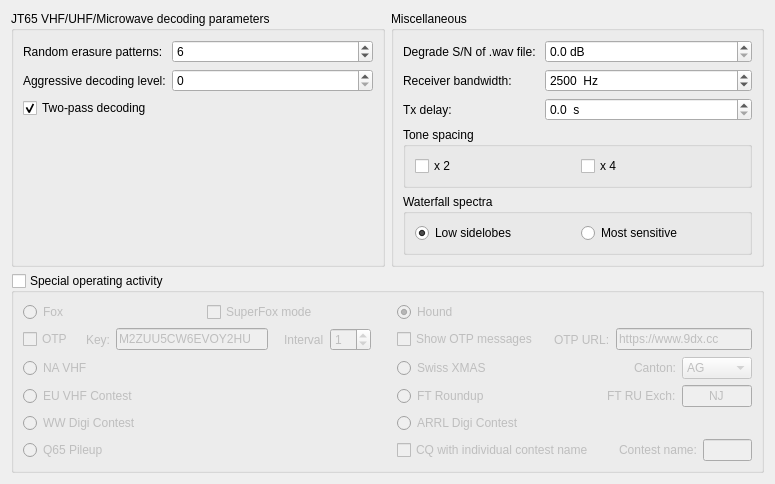
     <widget class="QWidget" name="advanced_tab">
      <attribute name="title">
       <string>Advanced</string>
      </attribute>
      <layout class="QGridLayout" name="gridLayout_9">
       <item row="0" column="1">
        <widget class="QGroupBox" name="groupBox_5">
         <property name="title">
          <string>Miscellaneous</string>
         </property>
         <layout class="QFormLayout" name="formLayout_10">
          <item row="0" column="0">
           <widget class="QLabel" name="label_3">
            <property name="text">
             <string>Degrade S/N of .wav file: </string>
            </property>
            <property name="buddy">
             <cstring>sbDegrade</cstring>
            </property>
           </widget>
          </item>
          <item row="0" column="1">
           <widget class="QDoubleSpinBox" name="sbDegrade">
            <property name="toolTip">
             <string>For offline sensitivity tests</string>
            </property>
            <property name="suffix">
             <string> dB</string>
            </property>
            <property name="decimals">
             <number>1</number>
            </property>
            <property name="singleStep">
             <double>1.000000000000000</double>
            </property>
           </widget>
          </item>
          <item row="1" column="0">
           <widget class="QLabel" name="label_9">
            <property name="text">
             <string>Receiver bandwidth:</string>
            </property>
            <property name="buddy">
             <cstring>sbBandwidth</cstring>
            </property>
           </widget>
          </item>
          <item row="1" column="1">
           <widget class="QSpinBox" name="sbBandwidth">
            <property name="toolTip">
             <string>For offline sensitivity tests</string>
            </property>
            <property name="suffix">
             <string>  Hz</string>
            </property>
            <property name="maximum">
             <number>6000</number>
            </property>
            <property name="singleStep">
             <number>100</number>
            </property>
            <property name="value">
             <number>2500</number>
            </property>
           </widget>
          </item>
          <item row="2" column="0">
           <widget class="QLabel" name="label_11">
            <property name="text">
             <string>Tx delay:</string>
            </property>
            <property name="buddy">
             <cstring>sbTxDelay</cstring>
            </property>
           </widget>
          </item>
          <item row="2" column="1">
           <widget class="QDoubleSpinBox" name="sbTxDelay">
            <property name="toolTip">
             <string>Minimum delay between assertion of PTT and start of Tx audio.</string>
            </property>
            <property name="suffix">
             <string>  s</string>
            </property>
            <property name="decimals">
             <number>1</number>
            </property>
            <property name="minimum">
             <double>0.000000000000000</double>
            </property>
            <property name="maximum">
             <double>0.500000000000000</double>
            </property>
            <property name="singleStep">
             <double>0.100000000000000</double>
            </property>
           </widget>
          </item>
          <item row="3" column="0" colspan="2">
           <widget class="QGroupBox" name="groupBox_10">
            <property name="minimumSize">
             <size>
              <width>0</width>
              <height>50</height>
             </size>
            </property>
            <property name="accessibleName">
             <string>Tone spacing</string>
            </property>
            <property name="title">
             <string>Tone spacing</string>
            </property>
            <layout class="QHBoxLayout" name="horizontalLayout_19">
             <item>
              <widget class="QCheckBox" name="cbx2ToneSpacing">
               <property name="toolTip">
                <string>&lt;html&gt;&lt;head/&gt;&lt;body&gt;&lt;p&gt;Generate Tx audio with twice the normal tone spacing.  Intended for special LF/MF transmitters that use a divide-by-2 before generating RF.&lt;/p&gt;&lt;/body&gt;&lt;/html&gt;</string>
               </property>
               <property name="text">
                <string>x 2</string>
               </property>
              </widget>
             </item>
             <item>
              <widget class="QCheckBox" name="cbx4ToneSpacing">
               <property name="enabled">
                <bool>true</bool>
               </property>
               <property name="toolTip">
                <string>&lt;html&gt;&lt;head/&gt;&lt;body&gt;&lt;p&gt;Generate Tx audio with four times the normal tone spacing. Intended for special LF/MF transmitters that use a divide-by-4 before generating RF.&lt;/p&gt;&lt;/body&gt;&lt;/html&gt;</string>
               </property>
               <property name="text">
                <string>x 4 </string>
               </property>
              </widget>
             </item>
            </layout>
           </widget>
          </item>
          <item row="4" column="0" colspan="2">
           <widget class="QGroupBox" name="groupBox_7">
            <property name="minimumSize">
             <size>
              <width>0</width>
              <height>50</height>
             </size>
            </property>
            <property name="accessibleName">
             <string>Waterfall spectra</string>
            </property>
            <property name="title">
             <string>Waterfall spectra</string>
            </property>
            <layout class="QHBoxLayout" name="horizontalLayout_16">
             <item>
              <widget class="QRadioButton" name="rbLowSidelobes">
               <property name="text">
                <string>Low sidelobes</string>
               </property>
               <property name="checked">
                <bool>true</bool>
               </property>
              </widget>
             </item>
             <item>
              <widget class="QRadioButton" name="rbMaxSensitivity">
               <property name="text">
                <string>Most sensitive</string>
               </property>
              </widget>
             </item>
            </layout>
           </widget>
          </item>
         </layout>
        </widget>
       </item>
       <item row="0" column="0">
        <widget class="QGroupBox" name="groupBox_6">
         <property name="toolTip">
          <string>&lt;html&gt;&lt;head/&gt;&lt;body&gt;&lt;p&gt;User-selectable parameters for JT65 VHF/UHF/Microwave decoding.&lt;/p&gt;&lt;/body&gt;&lt;/html&gt;</string>
         </property>
         <property name="title">
          <string>JT65 VHF/UHF/Microwave decoding parameters</string>
         </property>
         <layout class="QFormLayout" name="formLayout_11">
          <item row="0" column="0">
           <widget class="QLabel" name="label_2">
            <property name="text">
             <string>Random erasure patterns:</string>
            </property>
            <property name="buddy">
             <cstring>sbNtrials</cstring>
            </property>
           </widget>
          </item>
          <item row="0" column="1">
           <widget class="QSpinBox" name="sbNtrials">
            <property name="toolTip">
             <string>&lt;html&gt;&lt;head/&gt;&lt;body&gt;&lt;p&gt;Maximum number of erasure patterns for stochastic soft-decision Reed Solomon decoder is 10^(n/2).&lt;/p&gt;&lt;/body&gt;&lt;/html&gt;</string>
            </property>
            <property name="minimum">
             <number>0</number>
            </property>
            <property name="maximum">
             <number>12</number>
            </property>
            <property name="value">
             <number>6</number>
            </property>
           </widget>
          </item>
          <item row="1" column="0">
           <widget class="QLabel" name="label_4">
            <property name="text">
             <string>Aggressive decoding level:</string>
            </property>
            <property name="buddy">
             <cstring>sbAggressive</cstring>
            </property>
           </widget>
          </item>
          <item row="1" column="1">
           <widget class="QSpinBox" name="sbAggressive">
            <property name="toolTip">
             <string>&lt;html&gt;&lt;head/&gt;&lt;body&gt;&lt;p&gt;Higher levels will increase the probability of decoding, but will also increase probability of a false decode.&lt;/p&gt;&lt;/body&gt;&lt;/html&gt;</string>
            </property>
            <property name="maximum">
             <number>10</number>
            </property>
           </widget>
          </item>
          <item row="2" column="0">
           <widget class="QCheckBox" name="cbTwoPass">
            <property name="text">
             <string>Two-pass decoding</string>
            </property>
            <property name="checked">
             <bool>true</bool>
            </property>
           </widget>
          </item>
         </layout>
        </widget>
       </item>
       <item row="1" column="0" colspan="2">
        <widget class="QGroupBox" name="gbSpecialOpActivity">
         <property name="title">
          <string>Special operating activity</string>
         </property>
         <property name="checkable">
          <bool>true</bool>
         </property>
         <property name="checked">
          <bool>false</bool>
         </property>
         <layout class="QGridLayout" name="gridLayout_15" columnstretch="1,1,0,2">
          <item row="2" column="3">
           <layout class="QHBoxLayout" name="horizontalLayout_17" stretch="2,1,1">
            <item>
             <widget class="QRadioButton" name="rbField_Day">
              <property name="toolTip">
               <string>&lt;html&gt;&lt;head/&gt;&lt;body&gt;&lt;p&gt;Swiss XMAS exchange: 1A + canton code (e.g. 1A ZH).&lt;/p&gt;&lt;/body&gt;&lt;/html&gt;</string>
              </property>
              <property name="accessibleName">
               <string>Swiss XMAS</string>
              </property>
              <property name="text">
               <string>Swiss XMAS</string>
              </property>
              <attribute name="buttonGroup">
               <string notr="true">special_op_activity_button_group</string>
              </attribute>
             </widget>
            </item>
            <item>
             <spacer name="horizontalSpacer_9">
              <property name="orientation">
               <enum>Qt::Horizontal</enum>
              </property>
              <property name="sizeHint" stdset="0">
               <size>
                <width>40</width>
                <height>20</height>
               </size>
              </property>
             </spacer>
            </item>
            <item>
             <layout class="QFormLayout" name="formLayout_16">
              <item row="0" column="0">
               <widget class="QLabel" name="labFD">
                <property name="accessibleName">
                 <string>Canton selection</string>
                </property>
                <property name="text">
                 <string>Canton:</string>
                </property>
                <property name="buddy">
                 <cstring>cbSwiss_Canton</cstring>
                </property>
               </widget>
              </item>
              <item row="0" column="1">
               <widget class="QComboBox" name="cbSwiss_Canton">
                <property name="minimumSize">
                 <size>
                  <width>70</width>
                  <height>0</height>
                 </size>
                </property>
                <property name="toolTip">
                 <string>&lt;html&gt;&lt;head/&gt;&lt;body&gt;&lt;p&gt;Select your Swiss canton for the exchange.&lt;/p&gt;&lt;/body&gt;&lt;/html&gt;</string>
                </property>
                <item>
                 <property name="text">
                  <string>AG</string>
                 </property>
                </item>
                <item>
                 <property name="text">
                  <string>AI</string>
                 </property>
                </item>
                <item>
                 <property name="text">
                  <string>AR</string>
                 </property>
                </item>
                <item>
                 <property name="text">
                  <string>BE</string>
                 </property>
                </item>
                <item>
                 <property name="text">
                  <string>BL</string>
                 </property>
                </item>
                <item>
                 <property name="text">
                  <string>BS</string>
                 </property>
                </item>
                <item>
                 <property name="text">
                  <string>FR</string>
                 </property>
                </item>
                <item>
                 <property name="text">
                  <string>GE</string>
                 </property>
                </item>
                <item>
                 <property name="text">
                  <string>GL</string>
                 </property>
                </item>
                <item>
                 <property name="text">
                  <string>GR</string>
                 </property>
                </item>
                <item>
                 <property name="text">
                  <string>JU</string>
                 </property>
                </item>
                <item>
                 <property name="text">
                  <string>LU</string>
                 </property>
                </item>
                <item>
                 <property name="text">
                  <string>NE</string>
                 </property>
                </item>
                <item>
                 <property name="text">
                  <string>NW</string>
                 </property>
                </item>
                <item>
                 <property name="text">
                  <string>OW</string>
                 </property>
                </item>
                <item>
                 <property name="text">
                  <string>SG</string>
                 </property>
                </item>
                <item>
                 <property name="text">
                  <string>SH</string>
                 </property>
                </item>
                <item>
                 <property name="text">
                  <string>SO</string>
                 </property>
                </item>
                <item>
                 <property name="text">
                  <string>SZ</string>
                 </property>
                </item>
                <item>
                 <property name="text">
                  <string>TG</string>
                 </property>
                </item>
                <item>
                 <property name="text">
                  <string>TI</string>
                 </property>
                </item>
                <item>
                 <property name="text">
                  <string>UR</string>
                 </property>
                </item>
                <item>
                 <property name="text">
                  <string>VD</string>
                 </property>
                </item>
                <item>
                 <property name="text">
                  <string>VS</string>
                 </property>
                </item>
                <item>
                 <property name="text">
                  <string>ZG</string>
                 </property>
                </item>
                <item>
                 <property name="text">
                  <string>ZH</string>
                 </property>
                </item>
               </widget>
              </item>
             </layout>
            </item>
           </layout>
          </item>
          <item row="1" column="3">
           <layout class="QHBoxLayout" name="OTP_Layout_2" stretch="0,0,0,1">
            <item>
             <widget class="QCheckBox" name="cbShowOTP">
              <property name="toolTip">
               <string>&lt;html&gt;&lt;head/&gt;&lt;body&gt;&lt;p&gt;Show OTP messages in the Band Activity window.&lt;/p&gt;&lt;/body&gt;&lt;/html&gt;</string>
              </property>
              <property name="text">
               <string>Show OTP messages</string>
              </property>
              <property name="checked">
               <bool>false</bool>
              </property>
             </widget>
            </item>
            <item>
             <spacer name="horizontalSpacer_17">
              <property name="orientation">
               <enum>Qt::Horizontal</enum>
              </property>
              <property name="sizeType">
               <enum>QSizePolicy::Fixed</enum>
              </property>
              <property name="sizeHint" stdset="0">
               <size>
                <width>10</width>
                <height>20</height>
               </size>
              </property>
             </spacer>
            </item>
            <item>
             <widget class="QLabel" name="lblOTPUrl">
              <property name="text">
               <string>OTP URL:</string>
              </property>
             </widget>
            </item>
            <item>
             <widget class="QLineEdit" name="OTPUrl">
              <property name="minimumSize">
               <size>
                <width>110</width>
                <height>0</height>
               </size>
              </property>
              <property name="toolTip">
               <string>&lt;html&gt;&lt;head/&gt;&lt;body&gt;&lt;p&gt;URL used to verify OTP codes.&lt;/p&gt;&lt;/body&gt;&lt;/html&gt;</string>
              </property>
              <property name="text">
               <string>https://www.9dx.cc</string>
              </property>
             </widget>
            </item>
           </layout>
          </item>
          <item row="5" column="0">
           <widget class="QRadioButton" name="rbQ65pileup">
            <property name="minimumSize">
             <size>
              <width>0</width>
              <height>18</height>
             </size>
            </property>
            <property name="toolTip">
             <string>&lt;html&gt;&lt;head/&gt;&lt;body&gt;&lt;p&gt;Exchange 4-character locator instead of signal report.  Provides q3-level sensitivities for the DX operator.  Especially useful for 6m EME DXpeditions.&lt;/p&gt;&lt;/body&gt;&lt;/html&gt;</string>
            </property>
            <property name="text">
             <string>Q65 Pileup</string>
            </property>
            <attribute name="buttonGroup">
             <string notr="true">special_op_activity_button_group</string>
            </attribute>
           </widget>
          </item>
          <item row="2" column="0">
           <widget class="QRadioButton" name="rbNA_VHF_Contest">
            <property name="sizePolicy">
             <sizepolicy hsizetype="Minimum" vsizetype="Preferred">
              <horstretch>0</horstretch>
              <verstretch>0</verstretch>
             </sizepolicy>
            </property>
            <property name="toolTip">
             <string>&lt;html&gt;&lt;head/&gt;&lt;body&gt;&lt;p&gt;North American VHF/UHF/Microwave contests and others in which a 4-character grid locator is the required exchange.&lt;/p&gt;&lt;/body&gt;&lt;/html&gt;</string>
            </property>
            <property name="accessibleName">
             <string>NA VHF Contest</string>
            </property>
            <property name="text">
             <string>NA VHF</string>
            </property>
            <attribute name="buttonGroup">
             <string notr="true">special_op_activity_button_group</string>
            </attribute>
           </widget>
          </item>
          <item row="3" column="0">
           <widget class="QRadioButton" name="rbEU_VHF_Contest">
            <property name="sizePolicy">
             <sizepolicy hsizetype="Minimum" vsizetype="Preferred">
              <horstretch>0</horstretch>
              <verstretch>0</verstretch>
             </sizepolicy>
            </property>
            <property name="toolTip">
             <string>&lt;html&gt;&lt;head/&gt;&lt;body&gt;&lt;p&gt;European VHF+ contests requiring a signal report, serial number, and 6-character locator.&lt;/p&gt;&lt;/body&gt;&lt;/html&gt;</string>
            </property>
            <property name="accessibleName">
             <string>EU VHF Contest</string>
            </property>
            <property name="text">
             <string>EU VHF Contest</string>
            </property>
            <attribute name="buttonGroup">
             <string notr="true">special_op_activity_button_group</string>
            </attribute>
           </widget>
          </item>
          <item row="0" column="1">
           <widget class="QCheckBox" name="cbSuperFox">
            <property name="toolTip">
             <string>&lt;html&gt;&lt;head/&gt;&lt;body&gt;&lt;p&gt;Check this box to transmit (Fox) or receive (Hound) the SuperFox waveform.&lt;/p&gt;&lt;/body&gt;&lt;/html&gt;</string>
            </property>
            <property name="text">
             <string>SuperFox mode</string>
            </property>
           </widget>
          </item>
          <item row="0" column="0">
           <widget class="QRadioButton" name="rbFox">
            <property name="toolTip">
             <string>&lt;html&gt;&lt;head/&gt;&lt;body&gt;&lt;p&gt;FT8 DXpedition mode:  Fox (DXpedition) operator.&lt;/p&gt;&lt;/body&gt;&lt;/html&gt;</string>
            </property>
            <property name="accessibleName">
             <string>Fox</string>
            </property>
            <property name="text">
             <string>Fox</string>
            </property>
            <property name="checked">
             <bool>false</bool>
            </property>
            <attribute name="buttonGroup">
             <string notr="true">special_op_activity_button_group</string>
            </attribute>
           </widget>
          </item>
          <item row="4" column="3">
           <widget class="QRadioButton" name="rbARRL_Digi">
            <property name="toolTip">
             <string>&lt;html&gt;&lt;head/&gt;&lt;body&gt;&lt;p&gt;ARRL International Digital Contest&lt;/p&gt;&lt;/body&gt;&lt;/html&gt;</string>
            </property>
            <property name="text">
             <string>ARRL Digi Contest</string>
            </property>
            <attribute name="buttonGroup">
             <string notr="true">special_op_activity_button_group</string>
            </attribute>
           </widget>
          </item>
          <item row="5" column="3">
           <layout class="QHBoxLayout" name="horizontalLayout_24">
            <item>
             <widget class="QCheckBox" name="cbContestName">
              <property name="toolTip">
               <string>&lt;html&gt;&lt;head/&gt;&lt;body&gt;&lt;p&gt;Call CQ with an individual contest name instead of TEST, RU, or WW. &lt;/p&gt;&lt;/body&gt;&lt;/html&gt;</string>
              </property>
              <property name="text">
               <string>CQ with individual contest name</string>
              </property>
             </widget>
            </item>
            <item>
             <spacer name="horizontalSpacer_12">
              <property name="orientation">
               <enum>Qt::Horizontal</enum>
              </property>
              <property name="sizeHint" stdset="0">
               <size>
                <width>40</width>
                <height>20</height>
               </size>
              </property>
             </spacer>
            </item>
            <item>
             <layout class="QHBoxLayout" name="horizontalLayout_25">
              <item>
               <widget class="QLabel" name="labCN">
                <property name="text">
                 <string>Contest name:</string>
                </property>
               </widget>
              </item>
              <item>
               <widget class="QLineEdit" name="Contest_Name">
                <property name="maximumSize">
                 <size>
                  <width>70</width>
                  <height>16777215</height>
                 </size>
                </property>
                <property name="text">
                 <string/>
                </property>
                <property name="maxLength">
                 <number>4</number>
                </property>
                <property name="cursorPosition">
                 <number>0</number>
                </property>
                <property name="alignment">
                 <set>Qt::AlignCenter</set>
                </property>
               </widget>
              </item>
             </layout>
            </item>
           </layout>
          </item>
          <item row="3" column="3">
           <layout class="QHBoxLayout" name="horizontalLayout_18" stretch="2,1,1">
            <item>
             <widget class="QRadioButton" name="rbRTTY_Roundup">
              <property name="toolTip">
               <string>&lt;html&gt;&lt;head/&gt;&lt;body&gt;&lt;p&gt;FT Roundup and similar contests. Exchange is US state, Canadian province, or &amp;quot;DX&amp;quot;.&lt;/p&gt;&lt;/body&gt;&lt;/html&gt;</string>
              </property>
              <property name="accessibleName">
               <string>R T T Y Roundup</string>
              </property>
              <property name="text">
               <string>FT Roundup</string>
              </property>
              <attribute name="buttonGroup">
               <string notr="true">special_op_activity_button_group</string>
              </attribute>
             </widget>
            </item>
            <item>
             <spacer name="horizontalSpacer_10">
              <property name="orientation">
               <enum>Qt::Horizontal</enum>
              </property>
              <property name="sizeHint" stdset="0">
               <size>
                <width>40</width>
                <height>20</height>
               </size>
              </property>
             </spacer>
            </item>
            <item>
             <layout class="QFormLayout" name="formLayout_17">
              <item row="0" column="0">
               <widget class="QLabel" name="labRTTY">
                <property name="accessibleName">
                 <string>RTTY Roundup exchange</string>
                </property>
                <property name="text">
                 <string>FT RU Exch:</string>
                </property>
                <property name="buddy">
                 <cstring>RTTY_Exchange</cstring>
                </property>
               </widget>
              </item>
              <item row="0" column="1">
               <widget class="QLineEdit" name="RTTY_Exchange">
                <property name="minimumSize">
                 <size>
                  <width>70</width>
                  <height>0</height>
                 </size>
                </property>
                <property name="toolTip">
                 <string>&lt;html&gt;&lt;head/&gt;&lt;body&gt;&lt;p&gt;FT Roundup and similar contests.  Exchange is US state, Canadian province, or &amp;quot;DX&amp;quot;.&lt;/p&gt;&lt;/body&gt;&lt;/html&gt;</string>
                </property>
                <property name="text">
                 <string>NJ</string>
                </property>
                <property name="alignment">
                 <set>Qt::AlignCenter</set>
                </property>
               </widget>
              </item>
             </layout>
            </item>
           </layout>
          </item>
          <item row="4" column="0">
           <widget class="QRadioButton" name="rbWW_DIGI">
            <property name="minimumSize">
             <size>
              <width>0</width>
              <height>18</height>
             </size>
            </property>
            <property name="toolTip">
             <string>&lt;html&gt;&lt;head/&gt;&lt;body&gt;&lt;p&gt;World-Wide Digi-mode contest&lt;/p&gt;&lt;p&gt;&lt;br/&gt;&lt;/p&gt;&lt;/body&gt;&lt;/html&gt;</string>
            </property>
            <property name="accessibleName">
             <string>WW Digital Contest</string>
            </property>
            <property name="text">
             <string>WW Digi Contest</string>
            </property>
            <attribute name="buttonGroup">
             <string notr="true">special_op_activity_button_group</string>
            </attribute>
           </widget>
          </item>
          <item row="0" column="3">
           <layout class="QHBoxLayout" name="horizontalLayout_27" stretch="0,1">
            <item>
             <widget class="QRadioButton" name="rbHound">
              <property name="toolTip">
               <string>&lt;html&gt;&lt;head/&gt;&lt;body&gt;&lt;p&gt;FT8 DXpedition mode:  Hound operator calling the DX.&lt;/p&gt;&lt;/body&gt;&lt;/html&gt;</string>
              </property>
              <property name="accessibleName">
               <string>Hound</string>
              </property>
              <property name="text">
               <string>Hound</string>
              </property>
              <property name="checked">
               <bool>true</bool>
              </property>
              <attribute name="buttonGroup">
               <string notr="true">special_op_activity_button_group</string>
              </attribute>
             </widget>
            </item>
            <item>
             <spacer name="horizontalSpacer_15">
              <property name="orientation">
               <enum>Qt::Horizontal</enum>
              </property>
              <property name="sizeHint" stdset="0">
               <size>
                <width>40</width>
                <height>20</height>
               </size>
              </property>
             </spacer>
            </item>
           </layout>
          </item>
          <item row="1" column="0" colspan="3">
           <layout class="QHBoxLayout" name="OTP_Layout" stretch="0,0,0,1,0,0,0,1">
            <item>
             <widget class="QCheckBox" name="cbOTP">
              <property name="enabled">
               <bool>false</bool>
              </property>
              <property name="toolTip">
               <string>&lt;html&gt;&lt;head/&gt;&lt;body&gt;&lt;p&gt;Click to enable OTP method of Fox verification. Requires internet.&lt;/p&gt;&lt;/body&gt;&lt;/html&gt;</string>
              </property>
              <property name="text">
               <string>OTP</string>
              </property>
             </widget>
            </item>
            <item>
             <spacer name="horizontalSpacer_11">
              <property name="orientation">
               <enum>Qt::Horizontal</enum>
              </property>
              <property name="sizeType">
               <enum>QSizePolicy::Fixed</enum>
              </property>
              <property name="sizeHint" stdset="0">
               <size>
                <width>7</width>
                <height>20</height>
               </size>
              </property>
             </spacer>
            </item>
            <item>
             <widget class="QLabel" name="lblOTPSeed">
              <property name="text">
               <string>Key:</string>
              </property>
             </widget>
            </item>
            <item>
             <widget class="QLineEdit" name="OTPSeed">
              <property name="minimumSize">
               <size>
                <width>110</width>
                <height>0</height>
               </size>
              </property>
              <property name="toolTip">
               <string>&lt;html&gt;&lt;head/&gt;&lt;body&gt;&lt;p&gt;Fox's key to generate OTP Codes.&lt;/p&gt;&lt;/body&gt;&lt;/html&gt;</string>
              </property>
              <property name="text">
               <string>M2ZUU5CW6EVOY2HU</string>
              </property>
             </widget>
            </item>
            <item>
             <spacer name="horizontalSpacer_14">
              <property name="orientation">
               <enum>Qt::Horizontal</enum>
              </property>
              <property name="sizeHint" stdset="0">
               <size>
                <width>10</width>
                <height>20</height>
               </size>
              </property>
             </spacer>
            </item>
            <item>
             <widget class="QLabel" name="lblOTPEvery">
              <property name="text">
               <string>Interval</string>
              </property>
             </widget>
            </item>
            <item>
             <widget class="QSpinBox" name="sbOTPinterval">
              <property name="toolTip">
               <string>&lt;html&gt;&lt;head/&gt;&lt;body&gt;&lt;p&gt;Interval at which the OTP messages are sent. Select 1 to sign every message.&lt;/p&gt;&lt;/body&gt;&lt;/html&gt;</string>
              </property>
              <property name="maximum">
               <number>20</number>
              </property>
              <property name="value">
               <number>1</number>
              </property>
             </widget>
            </item>
            <item>
             <spacer name="horizontalSpacer_15">
              <property name="orientation">
               <enum>Qt::Horizontal</enum>
              </property>
              <property name="sizeType">
               <enum>QSizePolicy::Fixed</enum>
              </property>
              <property name="sizeHint" stdset="0">
               <size>
                <width>20</width>
                <height>20</height>
               </size>
              </property>
             </spacer>
            </item>
           </layout>
          </item>
         </layout>
        </widget>
       </item>
       <item row="2" column="0" colspan="2">
        <spacer name="verticalSpacer_8">
         <property name="orientation">
          <enum>Qt::Vertical</enum>
         </property>
         <property name="sizeHint" stdset="0">
          <size>
           <width>0</width>
           <height>0</height>
          </size>
         </property>
        </spacer>
       </item>
      </layout>
     </widget>
